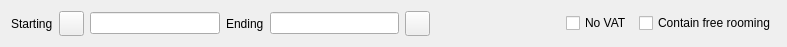
<?xml version="1.0" encoding="UTF-8"?>
<ui version="4.0">
 <class>FInvoices</class>
 <widget class="QWidget" name="FInvoices">
  <property name="geometry">
   <rect>
    <x>0</x>
    <y>0</y>
    <width>787</width>
    <height>43</height>
   </rect>
  </property>
  <property name="sizePolicy">
   <sizepolicy hsizetype="Minimum" vsizetype="Minimum">
    <horstretch>0</horstretch>
    <verstretch>0</verstretch>
   </sizepolicy>
  </property>
  <property name="windowTitle">
   <string>Form</string>
  </property>
  <layout class="QGridLayout" name="gridLayout">
   <item row="0" column="8">
    <widget class="QCheckBox" name="chContainsEmptyRooming">
     <property name="text">
      <string>Contain free rooming</string>
     </property>
    </widget>
   </item>
   <item row="0" column="3">
    <widget class="QLabel" name="label_2">
     <property name="text">
      <string>Ending</string>
     </property>
    </widget>
   </item>
   <item row="0" column="4">
    <widget class="EDateEdit" name="deEnd"/>
   </item>
   <item row="0" column="5">
    <widget class="QPushButton" name="btnNext">
     <property name="minimumSize">
      <size>
       <width>25</width>
       <height>25</height>
      </size>
     </property>
     <property name="maximumSize">
      <size>
       <width>25</width>
       <height>25</height>
      </size>
     </property>
     <property name="focusPolicy">
      <enum>Qt::ClickFocus</enum>
     </property>
     <property name="text">
      <string/>
     </property>
     <property name="icon">
      <iconset resource="../Resort/res.qrc">
       <normaloff>:/images/right.png</normaloff>:/images/right.png</iconset>
     </property>
    </widget>
   </item>
   <item row="0" column="1">
    <widget class="QPushButton" name="btnPrev">
     <property name="minimumSize">
      <size>
       <width>25</width>
       <height>25</height>
      </size>
     </property>
     <property name="maximumSize">
      <size>
       <width>25</width>
       <height>25</height>
      </size>
     </property>
     <property name="focusPolicy">
      <enum>Qt::ClickFocus</enum>
     </property>
     <property name="text">
      <string/>
     </property>
     <property name="icon">
      <iconset resource="../Resort/res.qrc">
       <normaloff>:/images/left.png</normaloff>:/images/left.png</iconset>
     </property>
    </widget>
   </item>
   <item row="0" column="2">
    <widget class="EDateEdit" name="deStart"/>
   </item>
   <item row="0" column="0">
    <widget class="QLabel" name="label">
     <property name="text">
      <string>Starting</string>
     </property>
    </widget>
   </item>
   <item row="0" column="6">
    <spacer name="horizontalSpacer">
     <property name="orientation">
      <enum>Qt::Horizontal</enum>
     </property>
     <property name="sizeHint" stdset="0">
      <size>
       <width>40</width>
       <height>20</height>
      </size>
     </property>
    </spacer>
   </item>
   <item row="0" column="7">
    <widget class="QCheckBox" name="chNoVAT">
     <property name="text">
      <string>No VAT</string>
     </property>
    </widget>
   </item>
  </layout>
 </widget>
 <customwidgets>
  <customwidget>
   <class>EDateEdit</class>
   <extends>QLineEdit</extends>
   <header location="global">edateedit.h</header>
  </customwidget>
 </customwidgets>
 <tabstops>
  <tabstop>deStart</tabstop>
  <tabstop>deEnd</tabstop>
  <tabstop>btnPrev</tabstop>
  <tabstop>btnNext</tabstop>
 </tabstops>
 <resources>
  <include location="../Resort/res.qrc"/>
 </resources>
 <connections/>
</ui>
